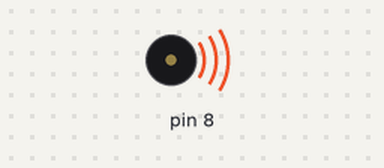
A sketch run on a simulated Arduino Uno, built with avr-gcc and run on an emulated ATmega328P. Parts: buzzer (waves = sounding).

Above: at 0.1 s.
At 4.0 s:
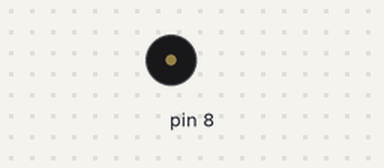
Timing chart, 0 to 5.5 s (numbered marks = the images above):
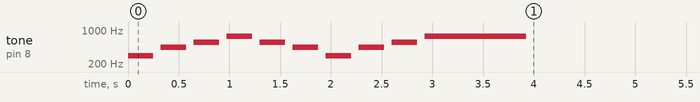

The sketch:

NCtoneMelody02.09.2017.ino
```cpp
// reference: https://www.arduino.cc/en/Tutorial/toneMelody
// includes frequencies for pitches
#include "pitches.h"

// melody variables for quick building

// the total number of notes that will be used in the melody
int numNotes = 10;

int i = NOTE_D4;
int v = NOTE_A4;
int iii = NOTE_FS5;
int vii = NOTE_CS5;
int ix = NOTE_E6;

// array for the monotone-defined melody
int melody[] = {i, v, vii, iii, vii, v, i, v, vii, iii};

// array for the duration of each note in melody
// durations: 1 = whole, 2 = half, etc.
int noteDurations[] = {4, 4, 4, 4, 4, 4, 4, 4, 4, 1};

void setup() {
  //iterates over melody:
  for (int noteCurr = 0; noteCurr < numNotes; noteCurr++){
    // note duration is one second dived by note type:
    // quarter note = 1000/4, eighth note = 1000/8, etc.
    int noteDuration = 1000/ noteDurations[noteCurr]; // indexes noteDurations accordingly

    // built-in tone function
    // tone( pin, frequency, duration)
    tone(8, melody[noteCurr], noteDuration);

    // pauses between notes
    // example suggests pause = note's duration + 30%
    int pauseBetweenNotes = noteDuration * 1.30;

    // built-in delay function
    delay(pauseBetweenNotes);

    // stopping the note
    // noTone(pin)
    noTone(8);
  }
}
void loop() {
  // no need to repeat melody, unless there is a need, in which case there is
}
```

pitches.h
```cpp
/*************************************************
 * Public Constants
 *************************************************/

#define NOTE_B0  31
#define NOTE_C1  33
#define NOTE_CS1 35
#define NOTE_D1  37
#define NOTE_DS1 39
#define NOTE_E1  41
#define NOTE_F1  44
#define NOTE_FS1 46
#define NOTE_G1  49
#define NOTE_GS1 52
#define NOTE_A1  55
#define NOTE_AS1 58
#define NOTE_B1  62
#define NOTE_C2  65
#define NOTE_CS2 69
#define NOTE_D2  73
#define NOTE_DS2 78
#define NOTE_E2  82
#define NOTE_F2  87
#define NOTE_FS2 93
#define NOTE_G2  98
#define NOTE_GS2 104
#define NOTE_A2  110
#define NOTE_AS2 117
#define NOTE_B2  123
#define NOTE_C3  131
#define NOTE_CS3 139
#define NOTE_D3  147
#define NOTE_DS3 156
#define NOTE_E3  165
#define NOTE_F3  175
#define NOTE_FS3 185
#define NOTE_G3  196
#define NOTE_GS3 208
#define NOTE_A3  220
#define NOTE_AS3 233
#define NOTE_B3  247
#define NOTE_C4  262
#define NOTE_CS4 277
#define NOTE_D4  294
#define NOTE_DS4 311
#define NOTE_E4  330
#define NOTE_F4  349
#define NOTE_FS4 370
#define NOTE_G4  392
#define NOTE_GS4 415
#define NOTE_A4  440
#define NOTE_AS4 466
#define NOTE_B4  494
#define NOTE_C5  523
#define NOTE_CS5 554
#define NOTE_D5  587
#define NOTE_DS5 622
#define NOTE_E5  659
#define NOTE_F5  698
#define NOTE_FS5 740
#define NOTE_G5  784
#define NOTE_GS5 831
#define NOTE_A5  880
#define NOTE_AS5 932
#define NOTE_B5  988
#define NOTE_C6  1047
#define NOTE_CS6 1109
#define NOTE_D6  1175
#define NOTE_DS6 1245
#define NOTE_E6  1319
#define NOTE_F6  1397
#define NOTE_FS6 1480
#define NOTE_G6  1568
#define NOTE_GS6 1661
#define NOTE_A6  1760
#define NOTE_AS6 1865
#define NOTE_B6  1976
#define NOTE_C7  2093
#define NOTE_CS7 2217
#define NOTE_D7  2349
#define NOTE_DS7 2489
#define NOTE_E7  2637
#define NOTE_F7  2794
#define NOTE_FS7 2960
#define NOTE_G7  3136
#define NOTE_GS7 3322
#define NOTE_A7  3520
#define NOTE_AS7 3729
#define NOTE_B7  3951
#define NOTE_C8  4186
#define NOTE_CS8 4435
#define NOTE_D8  4699
#define NOTE_DS8 4978
```
